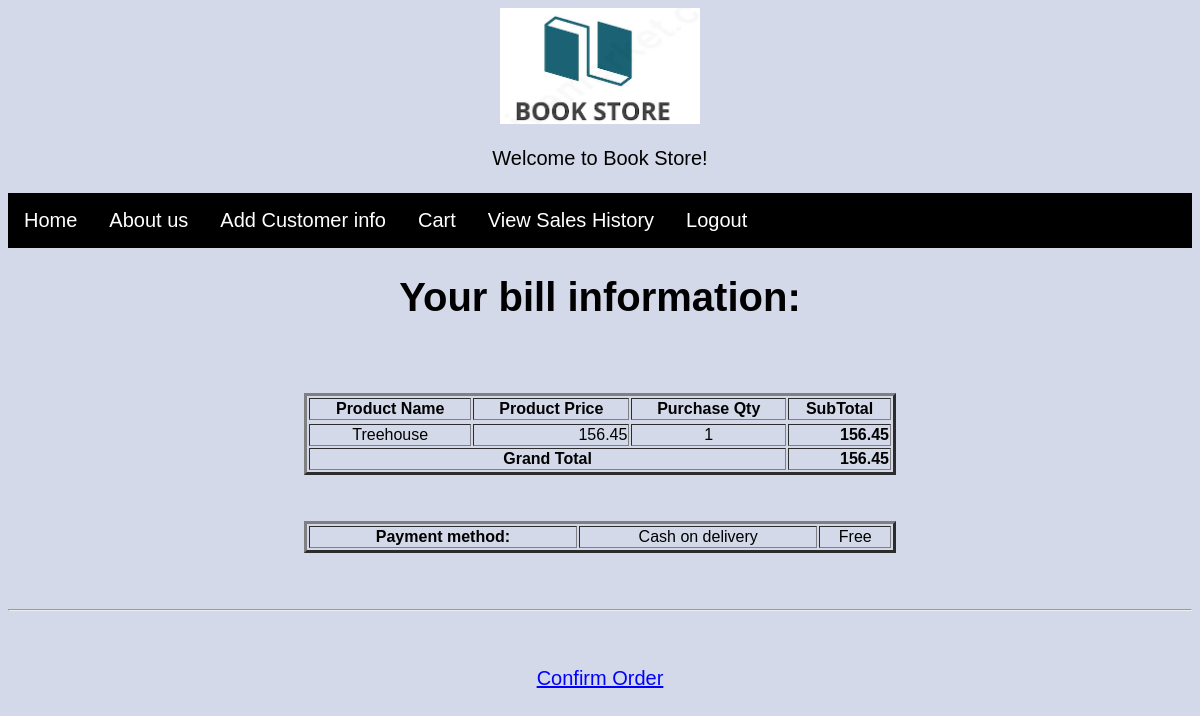
The page /Customer/checkout.php (signed in) on the database its author committed.
### tables this page shows
CREATE TABLE `Cart` (
  `cartid` int(11) NOT NULL,
  `userid` int(11) NOT NULL,
  `bookid` int(11) NOT NULL,
  `qty` int(11) NOT NULL
);

CREATE TABLE `Book` (
  `id` int(50) NOT NULL,
  `name` varchar(100) NOT NULL,
  `price` double NOT NULL,
  `pic` varchar(200) NOT NULL
);

### Customer/checkout.php (the view, shortened to what this page needs)
<?php
	$host = "localhost";
	$user = "root";
	$password = "";
	$dbname = "BookStore";
	$con = new mysqli($host, $user, $password,$dbname);
		?>
		<html>
		<head><title>Book Store</title>
			<link href="../css/tablestyle.css" rel="stylesheet">
		</head>
		<body>
			<h1> Your bill information:</h1>
		<table width="50%" border='3' align='center'>
			<br/>	<br/>
			<tr>
			<thead>
				<th>Product Name</th>
				<th>Product Price</th>
				<th>Purchase Qty</th>
				<th>SubTotal</th>
			</thead>
				</tr>
			<tbody>
			<form method="POST" action="">
			<?php
				$total=0;
				$query=mysqli_query($con,"select * from Cart left join Book on Book.id=Cart.bookid where userid='".$_SESSION['id']."'");
				while($row=mysqli_fetch_array($query)){
					?>
					<tr>
						<td><?php echo $row['name']; ?></td>
						<td align="right"><?php echo number_format($row['price'],2); ?></td>
						<td>	<?php echo $row['qty'];?>
						</td>
						<td align="right"><strong>
							<?php
								$subtotal=$row['qty']*$row['price'];
								echo number_format($subtotal,2);
								$total+=$subtotal;
							?>
						</strong></td>
					</tr>
					<?php
				}
			?>
			<tr>
				<td colspan="3"><strong>Grand Total</strong></span></td>
				<td align="right"><strong><span id="total"><?php echo number_format($total,2); ?></span><strong></td>
			</tr>
			</form>
			</tbody>
		</table>
		<br/><br/>
		<table width="50%" border='3' align='center'>
		<tr>
			<th>Payment method:</th><td>Cash on delivery</td><td> Free</td>
		</tr>
	</table>
		<br/><br/>
		<hr/>	<br/><br/>
		<a href="confirmOrder.php<?php echo '?id='.number_format($total,2); ?>" style="color:blue;">Confirm Order</a>
	</body>
	</html>

### css/navstyle.css (style rules this page uses)
html { font-family:sans-serif; font-size: 20px; background-color:rgb(211, 217, 233); }
ul { text-align: center; list-style-type: none; margin: 0; padding: 0; overflow: hidden; background-color: rgb(0, 0, 0); font-size: 20px; }
nav { text-align: center; font-size: 20px; }
li { float: left; font-size: 20px; }
li a { display: block; color: white; text-align: center; padding: 16px 16px; text-decoration: none; font-size: 20px; }
.logo { text-align: center; }

### css/tablestyle.css (style rules this page uses)
table { text-align:center; cellpadding:10px; cellspacing:5px; }

### Customer/checkout.php (style rules this page uses)
body { text-align: center; }

### rows shown on the page
cart: bookid.name "Treehouse", bookid.price "156.45", qty "1"

### other values the page prints
$total "156.45"
